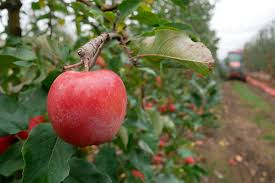
#> input picture Ejemplos/Ejemplo_OpenCV/ejemplo_Manzana.jpeg, 275 x 183 px, found by its file name
$ python ejemplo_CV.py
#> lines starting #> are read from the running program, lines starting #| are printed output that depends on the picture; after the words box and inside, x2 and y2 are one past the last pixel; in counts of white or black regions, pixels touching at a corner belong together
import cv2 as cv
import numpy as np

img =cv.imread('Ejemplos/Ejemplo_OpenCV/ejemplo_Manzana.jpeg')
#> img is the input picture: shape (183, 275, 3); mean B, G, R 77.8, 107.7, 113.1
hsv= cv.cvtColor(img, cv.COLOR_BGR2HSV)
#> hsv: shape (183, 275, 3); mean H, S, V 46.5, 112.4, 124.5

ub=np.array([0,40,40]) #umbral bajo
ua=np.array([10,255,255])# umbral alto

ub1=np.array([170,40,40]) #umbral bajo
ua1=np.array([180,255,255])# umbral alto

mask1 = cv.inRange(hsv, ub, ua)
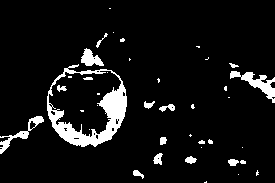
#> mask1: shape (183, 275); 7.5% white; 40 white regions (23 under 20 px), largest, box (x1, y1, x2, y2) and area: (47, 64, 127, 147) 2030, (230, 71, 275, 103) 473, (0, 116, 44, 154) 321
mask2 = cv.inRange(hsv, ub1, ua1)
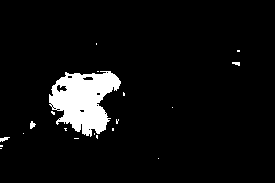
#> mask2: shape (183, 275); 6.1% white; 20 white regions (16 under 20 px), largest, box (x1, y1, x2, y2) and area: (49, 71, 121, 137) 2901, (30, 121, 36, 129) 30, (0, 137, 10, 142) 29, (232, 62, 240, 66) 23

mask = mask1 +mask2
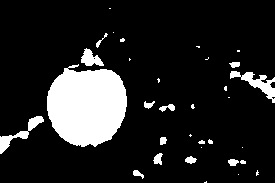
#> mask: shape (183, 275); 13.6% white; 33 white regions (18 under 20 px), largest, box (x1, y1, x2, y2) and area: (47, 64, 127, 147) 5077, (230, 71, 275, 103) 473, (0, 116, 44, 154) 389

result = cv.bitwise_and(img,img,mask=mask)
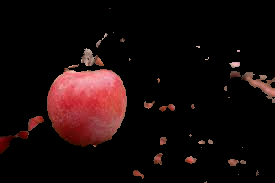
#> result: shape (183, 275, 3); mean B, G, R 10.2, 10.4, 23.2

cv.imshow('mask',mask)
cv.imshow('mask1',mask1)
cv.imshow('mask2',mask2)
cv.imshow('hsv',hsv)
cv.imshow('result',result)
cv.waitKey(0)
cv.destroyAllWindows()
